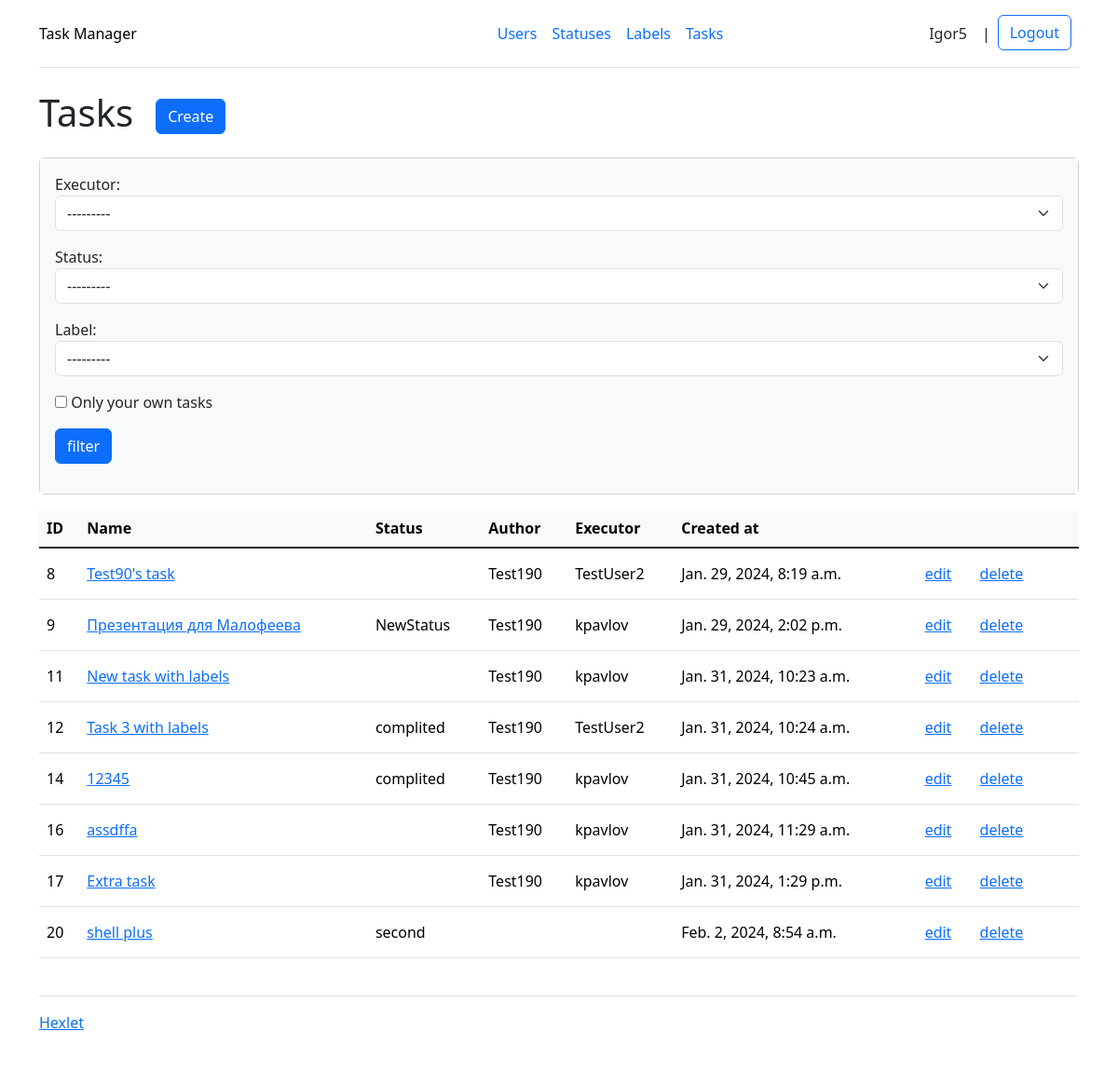
Page /tasks/ (signed in) on the earlier database version.
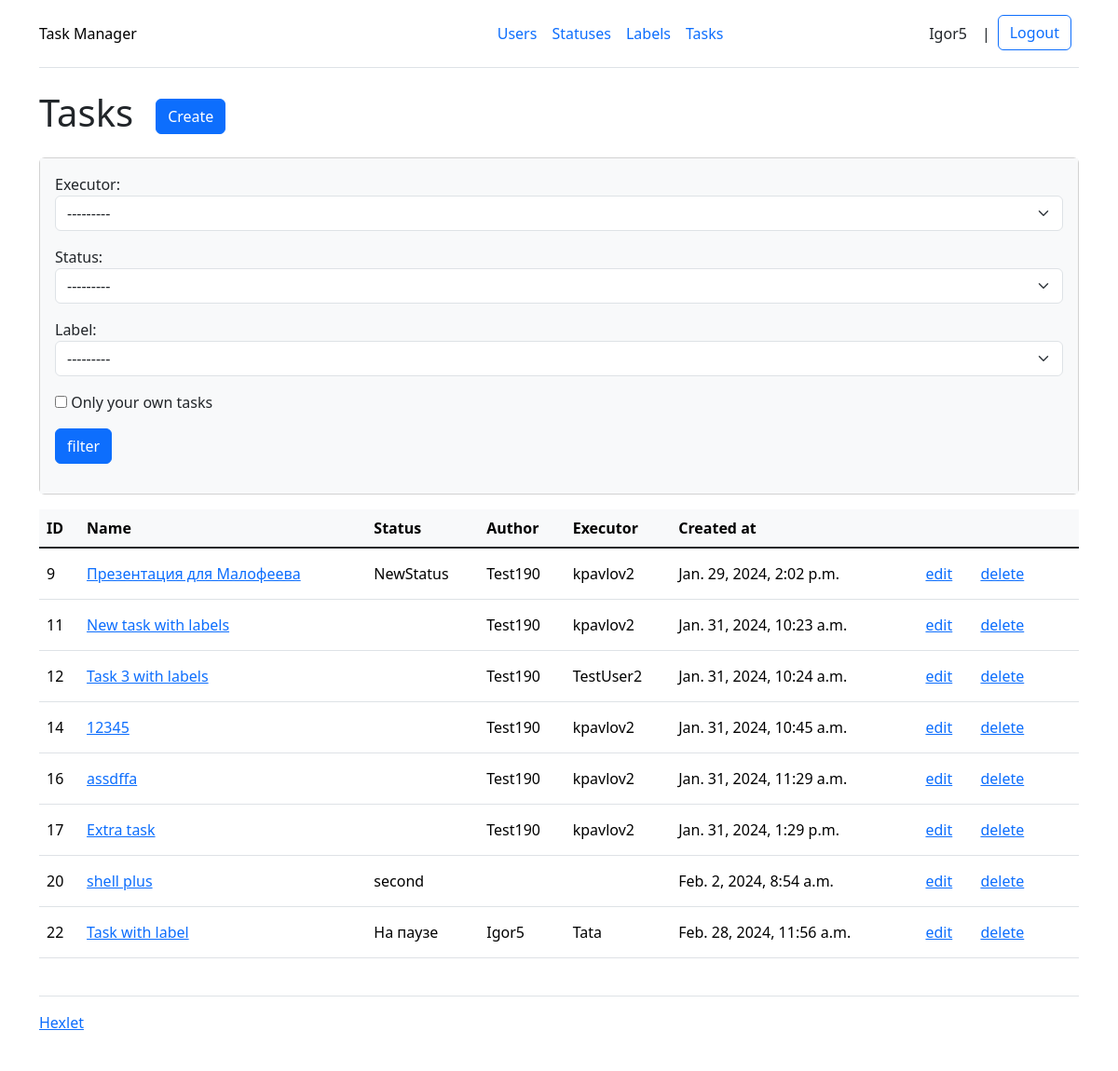
Same page on the later database version.
### task_manager/task/models.py (models this page shows)
class Task(models.Model):
    name = models.CharField(max_length=100)
    description = models.TextField(max_length=500, blank=True)
    executor = models.ForeignKey(User, related_name='executor', on_delete=models.PROTECT, null=True)
    status = models.ForeignKey(Status, on_delete=models.PROTECT, null=True)
    author = models.ForeignKey(User, related_name='author', on_delete=models.PROTECT, null=True)
    labels = models.ManyToManyField(Label)
    created_at = models.DateTimeField(auto_now_add=True)
    updated_at = models.DateTimeField(auto_now=True)
    objects = models.Manager

### task_manager/status/models.py (models this page shows)
class Status(models.Model):
    name = models.CharField(max_length=100)
    created_at = models.DateTimeField(auto_now_add=True)
    updated_at = models.DateTimeField(auto_now=True)
    objects = models.Manager
    def __str__(self):
        return str(self.name)

### task_manager/task/views.py (the view)
# urls.py: path('', views.TaskIndexView.as_view(), name='tasks_index'),
class TaskIndexView(LoginRequiredMixinWithMessage, FilterView):
    filterset_class = TaskFilter
    template_name = 'task/index.html'
    context_object_name = 'tasks'
    filterset_fields = ['executor', 'status', 'label']

### task_manager/label/models.py (called while the page is built)
    def __str__(self):
        return str(self.name)

### task_manager/permissions.py (called while the page is built)
    def dispatch(self, request, *args, **kwargs):
        if not request.user.is_authenticated:
            messages.add_message(request, messages.ERROR, self.login_required_message)
            return self.handle_no_permission()
        return super(LoginRequiredMixinWithMessage, self).dispatch(request, *args, **kwargs)

### task_manager/templates/task/index.html (shortened to what this page needs)
{% extends "base.html" %}
{% load i18n %}
{% block content %}
{% load django_bootstrap5 %}
{% bootstrap_css %}
<h1 class="my-4">{% translate 'Tasks' %}<a class="btn btn-primary mx-4" href="{% url 'tasks_create' %}">{% translate 'Create' %}</a></h1>
<div class="card mb-3">
    <div class="card-body bg-light">
        <form class="form-inline center mb-3" action="{% url 'tasks_index' %}">
            {{ filter.form.as_p }}
            <input class="btn btn-primary" type="submit" value="{% translate 'filter' %}">
        </form>
    </div>
</div>
<table class="table">
    <thead class="table-light">
        <tr>
            <th>{% translate 'ID' %}</th>
            <th>{% translate 'Name' %}</th>
            <th>{% translate 'Status' %}</th>
            <th>{% translate 'Author' %}</th>
            <th>{% translate 'Executor' %}</th>
            <th>{% translate 'Created at' %}</th>
            <th></th>
        </tr>
    </thead>
    <tbody class="table-group-divider">
        {% for task in tasks %}
        <tr class="align-middle">
            <td>{{ task.id }}</td>
            <td><a href="{% url 'tasks_read' task.id %}">{{ task.name }}</a></td>
            <td>{{ task.status.name }}</td>
            <td>{{ task.author.username }}</td>
            <td>{{ task.executor.username }}</td>
            <td>{{ task.created_at }}</td>
            <td>
                <a class="btn btn-link" href="{% url 'tasks_update' task.id %}">{% translate 'edit' %}</a>
                <a class="btn btn-link" href="{% url 'tasks_delete' task.id %}">{% translate 'delete' %}</a>
            </td>
        </tr>
        {% endfor %}
    </tbody>
</table>
{% endblock %}

### task_manager/templates/base.html (shortened to what this page needs)
<!DOCTYPE html>
<html lang="en">
{% load django_bootstrap5 %}
{% bootstrap_css %}
{% load i18n %}
    <head>
    </head>
    <body class="d-flex flex-column min-vh-100">
        <div class="container">
            <header class="d-flex flex-wrap align-items-center justify-content-center justify-content-md-between py-3 mb-4 border-bottom">
                <div class="col-md-3 mb-2 mb-md-0">
                    <a href="{% url 'index_view' %}" class="d-inline-flex link-body-emphasis text-decoration-none">{% translate 'Task Manager' %}</a>
                </div>
                <ul class="nav col-12 col-md-auto mb-2 justify-content-center mb-md-0">
                    <li><a href="{% url 'users_index' %}" class="nav-link px-2">{% translate 'Users' %}</a></li>
                    {% if request.user.is_authenticated %}
                    <li><a href="{% url 'statuses_index' %}" class="nav-link px-2">{% translate 'Statuses' %}</a></li>
                    <li><a href="{% url 'labels_index' %}" class="nav-link px-2">{% translate 'Labels' %}</a></li>
                    <li><a href="{% url 'tasks_index' %}" class="nav-link px-2">{% translate 'Tasks' %}</a></li>
                    {% endif %}
                </ul>
                {% if request.user.is_authenticated %}
                <ul class="nav col-12 col-md-auto mb-2 justify-content-center mb-md-0">
                    <li class="nav-link text-center px-2 text-dark"><a>{{ request.user.username }}</a></li>
                    <li class="nav-link px-2 text-dark"> | </li>
                    <li>
                        <form action="{% url 'logout' %}" method="POST">
                            <input class="btn btn-outline-primary me-2" type="submit" value="{% translate 'Logout' %}">
                        </form>
                    </li>
                </ul>
                {% else %}
                <div class="col-md-3 text-end">
                    <a type="button" href="{% url 'login_view' %}" class="btn btn-outline-primary me-2">{% translate 'Login' %}</a>
                    <a type="button" href="{% url 'users_create' %}" class="btn btn-primary">{% translate 'Registration' %}</a>
                </div>
                {% endif %}
            </header>
            {% block content %}
            {% endblock %}
        </div>
        <footer class="container">
            <br>
            <div class="d-flex flex-wrap align-items-center justify-content-center justify-content-md-between py-3 mb-4 border-top">
                <a target="_blank" href="https://ru.hexlet.io">Hexlet</a>
            </div>
        </footer>
    </body>
</html>

Differences in the rows shown:
removed Task: id "8", name "Test90's task", author.username "Test190", executor.username "TestUser2", created_at "Jan. 29, 2024, 8:19 a.m."
changed through a linked row, Task "Презентация для Малофеева": executor.username "kpavlov" → "kpavlov2"
changed through a linked row, Task "New task with labels": executor.username "kpavlov" → "kpavlov2"
changed Task "Task 3 with labels": status.name "complited" → (not shown)
changed Task "Jan. 31, 2024, 10:45 a.m.": executor.username "kpavlov" → "kpavlov2"; status.name "complited" → (not shown)
changed through a linked row, Task "assdffa": executor.username "kpavlov" → "kpavlov2"
changed through a linked row, Task "Extra task": executor.username "kpavlov" → "kpavlov2"
added Task: id "22", name "Task with label", status.name "На паузе", author.username "Igor5", executor.username "Tata", created_at "Feb. 28, 2024, 11:56 a.m."
